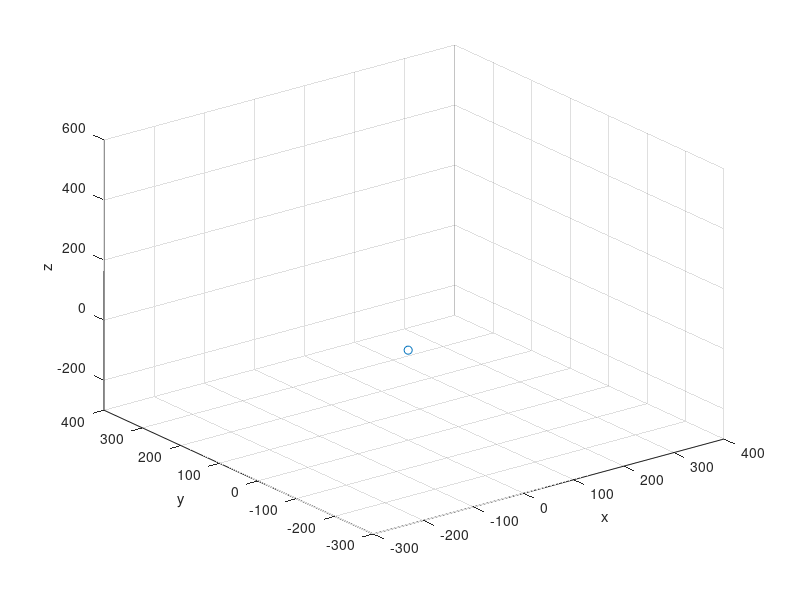

Write the MATLAB code that produced this figure.
function [PLOTTT ] = LivePlot( )
    PLOTTT = plot3(0,0,0,'-o');
    grid('on')
    xlim([-300 400])
    ylim([-300 400])
    zlim([-300 600])
    xlabel('x')
    ylabel('y')
    zlabel('z')
    set(PLOTTT,'XDataSource','ACTUALX');
    set(PLOTTT,'YDataSource','ACTUALY');
    set(PLOTTT,'ZDataSource','ACTUALZ');
end

